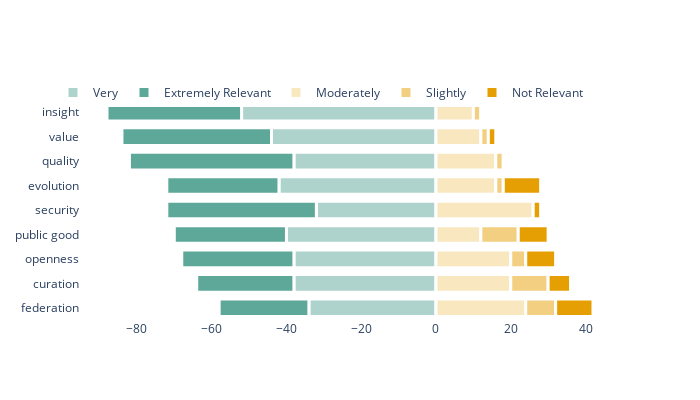

Notebook cell for this chart:
### Markdown cell above
**7. High Relevance Ratings Across All Principles**  
All guiding principles were rated as either "Very" or "Extremely Relevant" by the majority of respondents, indicating a broad consensus on their overall importance. Among these, "Insight," "Value," and "Quality" were rated most highly, reflecting their particular significance within the community.

### Code cell
df_relevance = long_df.groupby(['term', 'relevance']).size().unstack(fill_value=0)
inverse_map = {v: k for k,v in relevance_map.items()}
df_relevance.rename(columns=inverse_map,inplace=True)
df_relevance['sum'] = df_relevance['Extremely Relevant'] + df_relevance['Very']
df_relevance = df_relevance.sort_values(by=['sum'],ascending=False)

fig = go.Figure()
palette_left = ['Teal_50','Teal']
palette_right = ['Orange_75','Orange_50','Orange']

for i,col in enumerate(df_relevance.columns[[3,4]]):
    fig.add_trace(go.Bar(x=-((df_relevance[col].values/50) *100),
                         y=df_relevance.index,
                         orientation='h',
                         name=col,
                         customdata=df_relevance[col],
                         hovertemplate = "%{y}: %{customdata}",
                         marker_color=color_hex_codes.get(palette_left[i]),
                         marker_line_color='white',  
                         marker_line_width=3  ))
for i,col in enumerate(df_relevance.columns[[2,1,0]]):
    fig.add_trace(go.Bar(x= ((df_relevance[col].values/50) *100),
                         y =df_relevance.index,
                         orientation='h',
                         name= col,
                         hovertemplate="%{y}: %{x}",
                         marker_color=color_hex_codes.get(palette_right[i]),
                         marker_line_color='white',  
                         marker_line_width=3  ))  
    


fig.update_layout(barmode='relative', 
                  height=400, 
                  width=700, 
                  yaxis_autorange='reversed',
                  legend_orientation ='h',
                  legend_x=-0.05, legend_y=1.1,
                  bargap=0.2,  # Increased space between the bars
                  bargroupgap=0.1,
                  plot_bgcolor='white',  
                  paper_bgcolor='white' 
                 )
fig.write_image("report_plots/relevance_stacked.svg", format="svg")
fig.show()

### Figure 1 — Plotly figure (JSON) as saved in the notebook; plotly's stock layout.template omitted (floating-point values rounded to 4 significant figures)
{"data": [{"customdata": [26, 22, 19, 21, 16, 20, 19, 19, 17], "hovertemplate": "%{y}: %{customdata}", "marker": {"color": "#AED3CC", "line": {"color": "white", "width": 3}}, "name": "Very", "orientation": "h", "type": "bar", "x": [-52, -44, -38, -42, -32, -40, -38, -38, -34], "y": ["insight", "value", "quality", "evolution", "security", "public good", "openness", "curation", "federation"]}, {"customdata": [18, 20, 22, 15, 20, 15, 15, 13, 12], "hovertemplate": "%{y}: %{customdata}", "marker": {"color": "#5DA899", "line": {"color": "white", "width": 3}}, "name": "Extremely Relevant", "orientation": "h", "type": "bar", "x": [-36, -40, -44, -30, -40, -30, -30, -26, -24], "y": ["insight", "value", "quality", "evolution", "security", "public good", "openness", "curation", "federation"]}, {"hovertemplate": "%{y}: %{x}", "marker": {"color": "#F9E7C0", "line": {"color": "white", "width": 3}}, "name": "Moderately", "orientation": "h", "type": "bar", "x": [10, 12, 16, 16, 26, 12, 20, 20, 24], "y": ["insight", "value", "quality", "evolution", "security", "public good", "openness", "curation", "federation"]}, {"hovertemplate": "%{y}: %{x}", "marker": {"color": "#F2CF81", "line": {"color": "white", "width": 3}}, "name": "Slightly", "orientation": "h", "type": "bar", "x": [2, 2, 2, 2, 0, 10, 4, 10, 8], "y": ["insight", "value", "quality", "evolution", "security", "public good", "openness", "curation", "federation"]}, {"hovertemplate": "%{y}: %{x}", "marker": {"color": "#E69F03", "line": {"color": "white", "width": 3}}, "name": "Not Relevant", "orientation": "h", "type": "bar", "x": [0, 2, 0, 10, 2, 8, 8, 6, 10], "y": ["insight", "value", "quality", "evolution", "security", "public good", "openness", "curation", "federation"]}], "layout": {"bargap": 0.2, "bargroupgap": 0.1, "barmode": "relative", "height": 400, "legend": {"orientation": "h", "x": -0.05, "y": 1.1}, "paper_bgcolor": "white", "plot_bgcolor": "white", "width": 700, "yaxis": {"autorange": "reversed"}}}
